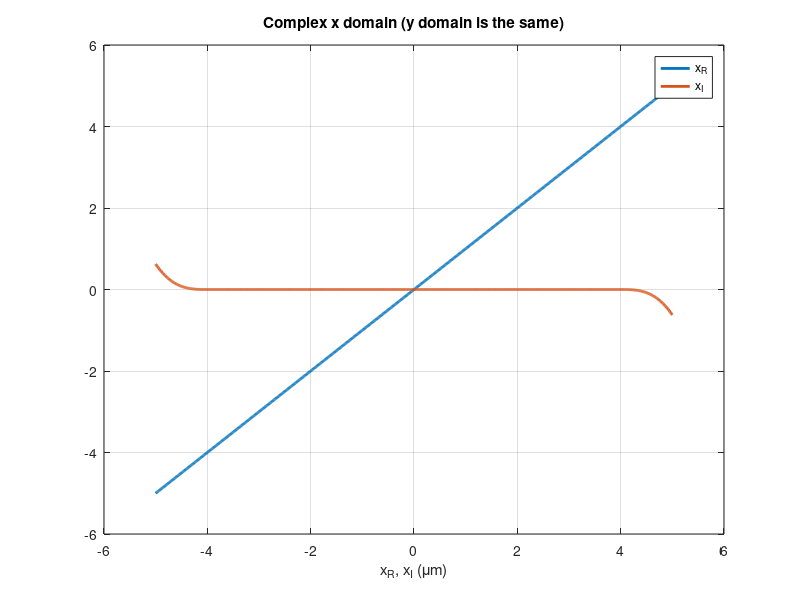
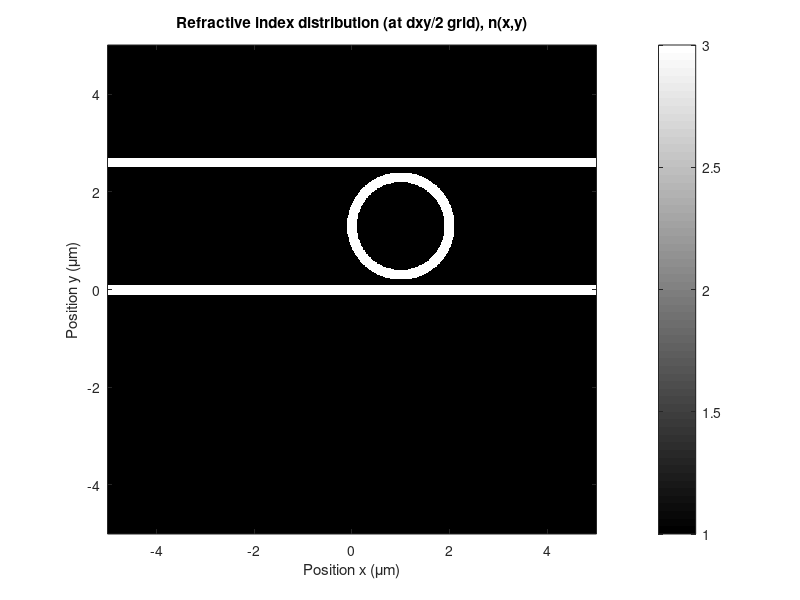
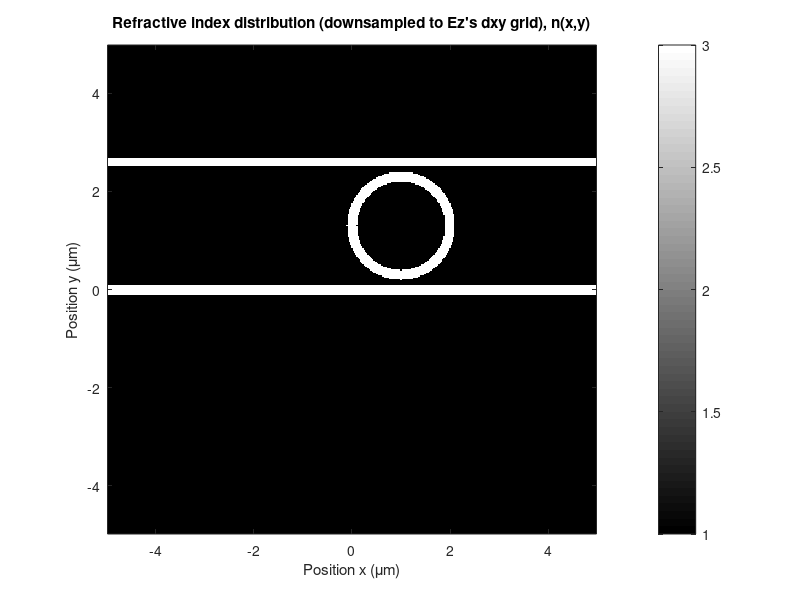
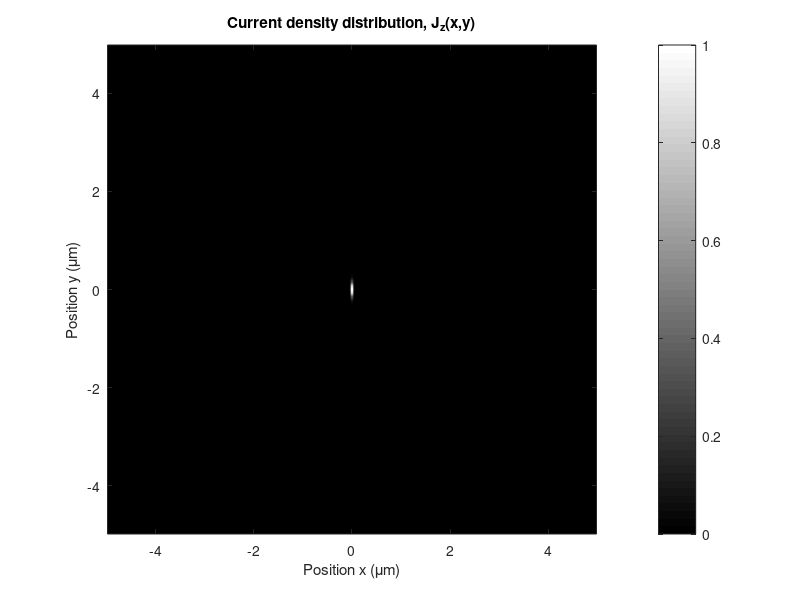

These figures' MATLAB source, in order: (Note: this script raises an error after producing the figures.)
% Lecture 13 - 2D propagation of waves
clear all; close all;
tic

%% 0. Globals
u0 = 4e-7*pi;   % H/m
c = 299792458;  % m/s
Zo = u0*c;      % Impedance of free space


%% 1. Problem setup
lam0 = 1.2;
k0 = 2*pi/lam0;
xymin = -5; xymax = 5; dxy = 1/40; %0.010;
wPML = 1; NPMLorder = 3; xI1um = 2*0.125/4*10;  % xI1um is absorption strength of PML


%% 2. Set up computational domain with PML absorbing layers on sides
xRvec = [xymin:dxy/2:(xymax + dxy/1e4)].'; xvec = xRvec;            % Half-dx discretization to get both Ez and Hx/Hy grids in one grid

% Generate complex-coordinate domain
xPMLright = xRvec(end)-wPML;  idx = xRvec > xPMLright;  % Find x points for right PML
xIvec(idx,:) = +xI1um*(xRvec(idx)-xPMLright).^NPMLorder;
xPMLleft  = xRvec(1)+wPML;    idx = xRvec < xPMLleft;   % Find x points for left PML
xIvec(idx,:) = -xI1um*abs(xRvec(idx)-xPMLleft).^NPMLorder;
xvec = xRvec - j*xIvec;

yvec = xvec;
xEz = xvec(3:2:end-2); yEz = yvec(3:2:end-2);       % Define staggered subgrids for Ez, Hx and Hy
xHy = xvec(2:2:end-1); yHx = yvec(2:2:end-1);

figure; plot(xRvec, [real(xvec) imag(xvec)], '-', 'LineWidth', 2); grid on;
title('Complex x domain (y domain is the same)'); xlabel('x_R (\mum)'); xlabel('x_R, x_I (\mum)');
legend('x_R','x_I');
set(gcf,'Color',[1 1 1]);

[X,Y] = meshgrid(xvec,yvec); X = X.'; Y = Y.';      % Get X,Y grids and rotate so columns are x direction.


%% 3. Make refractive index distribution

% Low dimension example:
%[X,Y] = meshgrid([1:6],[20:24])
% (X-3).^2 + (Y-22).^2

%k^2 = omega^2*mu*epsilon = omega^2*mu*epsilon0*n^2 = (k0*n)^2
nmat = ones(size(X)) * 1;                                       % Uniform media, air
% nmat(abs((X-1).^2 + (Y-0.5).^2) < 3.^2) = 3;                  % Draw ring resonator
% nmat(abs((X-1).^2 + (Y-0.5).^2) < 2.5.^2) = 1;
% nmat(abs((X-1).^2 + (Y).^2) < 1.1.^2) = 3;                  % Draw ring resonator
% nmat(abs((X-1).^2 + (Y).^2) < 0.9.^2) = 1;
%nmat( X < 0 ) = 3;                    % Draw flat dielectric interface
%nmat( X < -1 ) = 3;                  % Draw flat dielectric interface
%nmat( X < 2 ) = 3;                   % Draw flat dielectric interface
%nmat(abs(Y) < 0.1) = 3;                  % Draw waveguide
% nmat(abs(Y) < 0.1 & X < 1) = 3;                                 % Draw horizontal bus waveguide
% nmat((abs((X-1).^2 + (Y-1).^2) <= 1.1.^2) & X >= 1 & Y <= 1) = 3;                  % Draw bend
% nmat((abs((X-1).^2 + (Y-1).^2) < 0.9.^2) & X >= 1 & Y <= 1) = 1;                  % Draw bend
% nmat(abs(X-2) < 0.1 & Y >= 1) = 3;                                 % Draw horizontal bus waveguide
nmat(abs(Y) < 0.1) = 3;                  % Draw waveguide
nmat(abs((X-1).^2 + (Y-1.3).^2) < 1.1.^2) = 3;                  % Draw ring resonator
nmat(abs((X-1).^2 + (Y-1.3).^2) < 0.9.^2) = 1;
nmat(abs(Y-2.6) < 0.1) = 3;                  % Draw waveguide


figure; imagesc(real(xvec), real(yvec), abs(nmat.'));
set(gca,'ydir','normal'); axis image; colorbar; colormap(gray);
xlabel('Position x (\mum)'); ylabel('Position y (\mum)'); title('Refractive index distribution (at dxy/2 grid), n(x,y)');

nmat2 = nmat(3:2:end-2,3:2:end-2);  % Take index only where Ez field is.

%nvec = nmat2.'; nvec = nvec(:);      % Unwrap 2D structure into column vector
nvec = nmat2(:);                     % Unwrap 2D structure into column vector
figure; imagesc(real(xEz), real(yEz), abs(nmat2.'));
set(gca,'ydir','normal'); axis image; colorbar; colormap(gray);
xlabel('Position x (\mum)'); ylabel('Position y (\mum)'); title('Refractive index distribution (downsampled to Ez''s dxy grid), n(x,y)');
set(gcf,'Color',[1 1 1]);

% figure; plot(abs(nvec), '-o', 'LineWidth', 2);        % Plot unwrapped refractive index distribution
% xlabel('Unwrapped x dimension'); ylabel('Refractive index');
% ylim( [0.9 3.5]);


%% 4. Make source

% Point source
% Jz = double((X == 0) & (Y == 0));

% % 1D Array
% wd=dxy/10;
% xsrc = [-2.25:dxy:2.25];
% ysrc = zeros(size(xsrc));
% Jz = zeros(size(X));
% for kk = 1:length(xsrc)
%     Jz = Jz + exp(-((X-xsrc(kk))/wd).^2) .* exp(-((Y-ysrc(kk))/wd).^2);
% end
%Copy to end to see far field
%idx = find(yEz==19)
%figure; plot(real(xEz), [real(Ezmat(:,idx)) abs(Ezmat(:,idx)) abs(2e-3*sinc(real(xEz)/4.3))], '-', 'LineWidth', 1.5)

% Gaussian beam
% wdaper = 0.5;
% Jz = exp(-(X/wdaper).^2) .* exp(-(Y/dxy).^2);
wdaper = 0.15;
Jz = exp(-(X/dxy).^2) .* exp(-(Y/wdaper).^2);


% figure`; imagesc(real(xvec), real(yvec), abs(Jz));
% set(gca,'ydir','normal'); axis image; colorbar; colormap(gray);
% xlabel('Position x (\mum)'); ylabel('Position y (\mum)'); title('Current density distribution, J_z(x,y)');

Jz2 = Jz(3:2:end-2,3:2:end-2); Jzvec = Jz2(:);
figure; imagesc(real(xEz), real(yEz), abs(Jz2.'));
set(gca,'ydir','normal'); axis image; colorbar; colormap(gray);
xlabel('Position x (\mum)'); ylabel('Position y (\mum)'); title('Current density distribution, J_z(x,y)');
set(gcf,'Color',[1 1 1]);


%% 5. Make wave equation operator

% Using matrix operators to do differentiation:

% 5a. Create d/dx - first first-derivative in x
NN = (length(xvec)-1)/2+1;                      % Domain width for Ez (here equal to height, since we made a square domain)
A = spdiags(-ones(NN^2,1),-1, NN^2, NN^2); A = A(2:end,:);
B = spdiags( ones(NN^2,1),+1, NN^2, NN^2); B = B(1:end-1,:);

% Filter out rows giving unphysical derivatives
idx = [NN+1:NN:NN^2]-1;                                 % First derivative non-existent points
C = setdiff(1:NN^2-1,idx);                                % Keep only all the other rows of A,B
A = A(C,:); B = B(C,:);
% figure; imagesc(A+B); colorbar; colormap(redbluehilight); axis image;
% xlabel('E_z full-grid input'); ylabel('H_y half-grid output');
% title('First first derivative in x - Ez pattern only (full grid in, half grid out)');

% Make non-uniform 1/dx on full grid
idxmatrixf = 1./(X(3:2:end,1:2:end)-X(1:2:end-2,1:2:end));          % Non-uniform grid 1/dx at all Full grid x points, Full grid y points
idxmatrixf = spdiags(idxmatrixf(:), 0, (NN-1)*NN, (NN-1)*NN);
DXmatf = idxmatrixf * (A+B);                            % First derivative operator
% figure; imagesc(real(DXmatf)); colorbar; colormap(redbluehilight); axis image;
% xlabel('E_z full-grid input'); ylabel('H_y half-grid output');
% title('First first derivative in x - full matrix (full grid in, half grid out)');


% 5b. Second first derivative
A = spdiags(-ones(NN^2,1),-1, (NN-1)*NN, (NN-1)*NN); A = A(2:end,:);     % Now make dx for half-grid
B = spdiags( ones(NN^2,1),+1, (NN-1)*NN, (NN-1)*NN); B = B(1:end-1,:);

% Filter out rows giving unphysical derivatives
idx = [NN+1-1:NN-1:(NN-1)*NN]-1;                        % First derivative non-existent points
C = setdiff(1:(NN-1)*NN-1,idx);                         % Keep only all the other rows of A,B
A = A(C,:); B = B(C,:);
% figure; imagesc(A+B); colorbar; colormap(redbluehilight); axis image;
% xlabel('H_y half-grid input'); ylabel('E_z half-grid output');
% title('Second first derivative in x (half grid in, full grid out)');

% Make non-uniform 1/dx on full grid
idxmatrixh = 1./(X(4:2:end-1,1:2:end)-X(2:2:end-3,1:2:end));        % Non-uniform grid 1/dx at all Half grid x points, Full grid y points
idxmatrixh = spdiags(idxmatrixh(:), 0, (NN-2)*NN, (NN-2)*NN);
DXmath = idxmatrixh * (A+B);      % First derivative operator

DX2mat = DXmath * DXmatf;
% figure; imagesc(real(DX2mat)); colorbar; colormap(redbluehilight); axis image;
% xlabel('E_z full-grid input'); ylabel('E_z full-grid (2 pixels smaller) output');
% title('Second derivative in x (full grid in, full grid out)');

% Drop out unused (zero by default) fields
idx = [1:NN NN^2-NN+1:NN^2 NN+1:NN:NN^2-NN 2*NN:NN:NN^2-NN];
C = setdiff(1:NN^2,idx);                         % Keep only all the other rows of A,B
DX2mat = DX2mat((NN-2)+1:end-(NN-2),C);
% figure; imagesc(real(DX2mat)); colorbar; colormap(redbluehilight); axis image;
% xlabel('E_z full-grid input'); ylabel('E_z full-grid (2 pixels smaller) output');
% title('Second derivative in x (full grid in, full grid out)');


% 5c. Create d/dy - first first-derivative in y
NN = (length(xvec)-1)/2+1;                      % Domain width for Ez (here equal to height, since we made a square domain)
A = spdiags(-ones(NN^2,1), 0,   NN^2, NN^2); A = A(1:end-NN,:);
B = spdiags( ones(NN^2,1), +NN, NN^2, NN^2); B = B(1:end-NN,:);
% figure; imagesc(A+B); colorbar; colormap(redbluehilight); axis image;
% xlabel('E_z full-grid input'); ylabel('H_x half-grid output');
% title('First first derivative in y - Ez pattern only (full grid in, half grid out)');

% Make non-uniform 1/dx on full grid
idymatrixf = 1./(Y(1:2:end,3:2:end)-Y(1:2:end,1:2:end-2));          % Non-uniform grid 1/dy at all Full grid y points
idymatrixf = spdiags(idymatrixf(:), 0, NN*(NN-1), NN*(NN-1));
DYmatf = idymatrixf * (A+B);                            % First derivative operator
% figure; imagesc(real(DYmatf)); colorbar; colormap(redbluehilight); axis image;
% xlabel('E_z full-grid input'); ylabel('H_y half-grid output');
% title('First first derivative in y - full matrix (full grid in, half grid out)');


% 5d. Second first derivative in y
A = spdiags(-ones(NN^2,1), 0,   NN*(NN-1), NN*(NN-1)); A = A(1:end-NN,:);     % Now make dy for half-grid
B = spdiags( ones(NN^2,1), +NN, NN*(NN-1), NN*(NN-1)); B = B(1:end-NN,:);
% figure; imagesc(A+B); colorbar; colormap(redbluehilight); axis image;
% xlabel('H_x half-grid input'); ylabel('E_z half-grid output');
% title('Second first derivative in y (half grid in, full grid out)');

% Make non-uniform 1/dx on full grid
%idymatrixh = 1./(Y(1:2:end,4:2:end-1)-Y(1:2:end,1:2:end-3));        % Non-uniform grid 1/dx at all Half grid x points, Full grid y points
idymatrixh = 1./(Y(1:2:end,4:2:end-1)-Y(1:2:end,2:2:end-3));        % Non-uniform grid 1/dx at all Half grid x points, Full grid y points
idymatrixh = spdiags(idymatrixh(:), 0, NN*(NN-2), NN*(NN-2));
DYmath = idymatrixh * (A+B);      % First derivative operator

DY2mat = DYmath * DYmatf;
% figure; imagesc(real(DY2mat)); colorbar; colormap(redbluehilight); axis image;
% xlabel('E_z full-grid input'); ylabel('E_z full-grid (2 pixels smaller) output');
% title('Second derivative in y (full grid in, full grid out)');

% Drop out unused (zero by default) fields
DY2mat = DY2mat(:,NN+1:end-NN);
idx = [1:NN:NN*(NN-2) NN:NN:NN*(NN-2)];
C = setdiff(1:NN*(NN-2),idx);                         % Keep only all the other rows of A,B

DY2mat = DY2mat(C,C);
% figure; imagesc(real(DY2mat)); colorbar; colormap(redbluehilight); axis image;
% xlabel('E_z full-grid input'); ylabel('E_z full-grid (2 pixels smaller) output');
% title('Second derivative in y (full grid in, full grid out)');

% 5e:  Laplacian in xy
DXY2mat = DX2mat+DY2mat;
% figure; imagesc(real(DXY2mat)); colorbar; colormap(redbluehilight); axis image;
% c = caxis; caxis([-1 1]*max(abs(c(:))));
% xlabel('E_z full-grid input'); ylabel('E_z full-grid (2 pixels smaller) output');
% title('Laplacian in xy (full grid in, full grid out)');


% 6: Make full wave equation operator

Hmat = DXY2mat + spdiags( (k0 * nvec).^2, 0, (NN-2)^2, (NN-2)^2);
% figure; imagesc(abs(Hmat)); colorbar; colormap(redbluehilight); axis image;
% c = caxis; caxis([-1 1]*max(abs(c(:))));
% Hmax0 = max(abs(Hmat(:))); caxis([-1 1]*Hmax0);
disp('Generated all the operators...');

%% Solve for the radiated field:

%Ez = inv(Hmat) * Jz;
Ezvec = Hmat \ Jzvec;
disp('Solved the matrix problem...');
toc

Ezmat = reshape(Ezvec, NN-2, NN-2);

figure; imagesc(real(xEz), real(yEz), real(Ezmat.'));
set(gca,'ydir','normal'); axis image; colorbar; colormap(redbluehilight);
c = caxis; caxis([-1 1]*max(abs(c(:))));
xlabel('Position x (\mum)'); ylabel('Position y (\mum)'); title('Ez field distribution, E_z(x,y)');
set(gcf,'Color',[1 1 1]);

figure; imagesc(real(xEz), real(yEz), abs(Ezmat.'));
set(gca,'ydir','normal'); axis image; colorbar; colormap(redbluehilight);
xlabel('Position x (\mum)'); ylabel('Position y (\mum)'); title('Ez field distribution, E_z(x,y)');
set(gcf,'Color',[1 1 1]);

% Ez movie
wt=pi/2;
%figure;
%plot(xvec, real(Ez*exp(j*wt)), xvec, imag(Ez*exp(j*wt)), 'LineWidth', 2);

Ezmax = max(abs(Ezmat(:)));
figure;
for mm = 1:24
    wt = (mm-1)/24 * 2*pi;
%    plot(xRvec, [real(Ez*exp(j*wt)) abs(Ez) -abs(Ez)], 'LineWidth', 2);
%    grid on; ylim([-1.5 1.5]*Ezmax); xlabel('Position x (\mum)'); ylabel('E_z field (a.u.)');
%     set(gca,'ydir','normal'); axis image; colorbar; colormap(redbluehilight);
    imagesc(real(xEz), real(yEz), real(Ezmat.'*exp(j*wt)));
    set(gca,'ydir','normal'); axis image; colorbar; colormap(redbluehilight);
    caxis([-1 1]*Ezmax);
    xlabel('Position x (\mum)'); ylabel('Position y (\mum)'); title('E_z radiation given J_z source (2D)');
%    xlim(auto);
    set(gcf,'Color',[1 1 1]);
    
    M(mm) = getframe;
end
movie(M,5)
